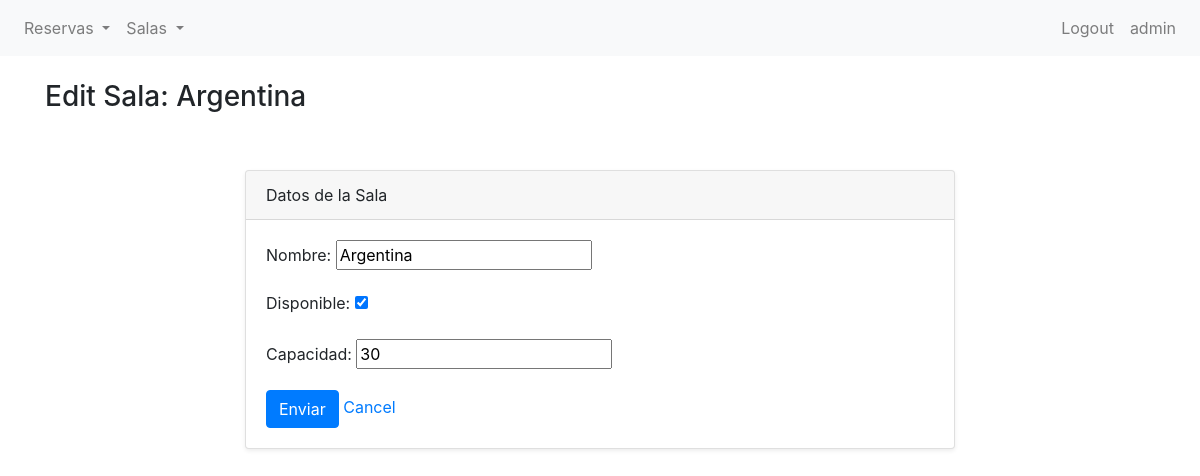
The app's page /bookings/sala/1/update/ (signed in) with its own data.
### bookings/models.py (models this page shows, shortened)
class Sala(models.Model):
    class Tipo(models.TextChoices):
        AUDITORIO = 'AUD', 'Auditorio'
        SALA_DE_CONFERENCIAS = 'CON', 'Sala de Conferencias'
        AULA = 'AUL', 'Aula'
        LABORATORIO = 'LAB', 'Laboratorio'
    nombre = models.CharField(max_length=50)
    capacidad = models.IntegerField()
    disponible = models.BooleanField()
    tipo = models.CharField(
        max_length=3,
        choices=Tipo.choices,
        default=Tipo.AULA,
    )

### bookings/views.py (the view)
# urls.py: path('sala/<int:pk>/update/', SalaUpdateView.as_view(), name='sala-update'),
class SalaUpdateView(LoginRequiredMixin, UpdateView):
    model = Sala
    template_name = "bookings/vbc/sala_form.html"
    fields = ["nombre", "disponible", "capacidad"]
    context_object_name = "sala"
    success_url = reverse_lazy("sala-list")

### bookings/templates/bookings/vbc/sala_form.html (shortened to what this page needs)
{% extends 'bookings/base.html' %}
{% block content %}
<h3>{% if object %}Edit Sala: {{ object.nombre }}{% else %}New Sala{% endif %}</h3>
    <section class="py-5">
        <div class="container">
            <div class="row">
                <div class="col-lg-8 mx-auto">
                    <div class="card shadow-sm">
                        <div class="card-header">
                            Datos de la Sala
                        </div>
                        <div class="card-body">
                            <form method="post">
                                {{ form.as_p }}
                                <button type="submit" class="btn btn-primary">Enviar</button>
                                <a href="{% url 'sala-list' %}">Cancel</a>
                            </form>
                        </div>
                    </div>
                </div>
            </div>
        </div>
    </section>
{% endblock %}

### bookings/templates/bookings/base.html (shortened to what this page needs)
{% load static %}
<!DOCTYPE html>
<html lang="en">
<head>
    <link href="https://stackpath.bootstrapcdn.com/bootstrap/4.5.2/css/bootstrap.min.css" rel="stylesheet">
</head>
<nav class="navbar navbar-expand-lg navbar-light bg-light">
    <div class="collapse navbar-collapse" id="navbarNav">
        {% if user.is_authenticated %}
        <ul class="navbar-nav">
            <li class="nav-item dropdown">
                <a class="nav-link dropdown-toggle" href="#" id="navbarDropdownMenuLinkReserva" role="button" data-toggle="dropdown" aria-haspopup="true" aria-expanded="false">
                    Reservas
                </a>
            </li>
            <li class="nav-item dropdown">
                <a class="nav-link dropdown-toggle" href="#" id="navbarDropdownMenuLinkSala" role="button" data-toggle="dropdown" aria-haspopup="true" aria-expanded="false">
                    Salas
                </a>
            </li>
        </ul>
        {% endif %}
        <ul class="navbar-nav ml-auto">
            {% if user.is_authenticated %}
                <li class="nav-item">
                    <a class="nav-link" href="{% url 'logout' %}">Logout</a>
                </li>
                <li class="nav-item">
                    <a class="nav-link" href="{% url 'editar-perfil' %}">{{ user }}</a>
                </li>
                {% endif %}
        </ul>
    </div>
</nav>
<div class="container mt-4">
    {% block content %}{% endblock content %}
</div>
</body>
</html>

### records on screen
Sala: nombre "Argentina", disponible "☑", capacidad "30"

### other values on screen
{{ user }} "admin"
